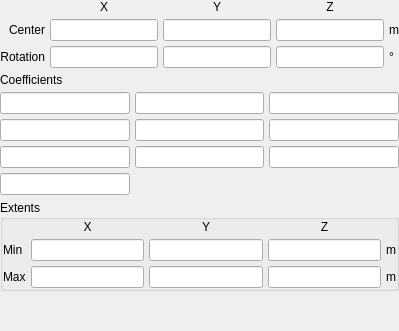
         <widget class="QWidget" name="quadric_implicit">
          <property name="font">
           <font>
            <weight>50</weight>
            <bold>false</bold>
           </font>
          </property>
          <layout class="QGridLayout" name="gridLayout_18">
           <property name="leftMargin">
            <number>0</number>
           </property>
           <property name="topMargin">
            <number>0</number>
           </property>
           <property name="rightMargin">
            <number>0</number>
           </property>
           <property name="bottomMargin">
            <number>0</number>
           </property>
           <property name="spacing">
            <number>5</number>
           </property>
           <item row="2" column="2">
            <widget class="LineEdit" name="lineedit_quadric_implicit_a2">
             <property name="font">
              <font>
               <weight>50</weight>
               <bold>false</bold>
              </font>
             </property>
            </widget>
           </item>
           <item row="4" column="0">
            <widget class="LineEdit" name="lineedit_quadric_implicit_a6">
             <property name="font">
              <font>
               <weight>50</weight>
               <bold>false</bold>
              </font>
             </property>
            </widget>
           </item>
           <item row="4" column="2">
            <widget class="LineEdit" name="lineedit_quadric_implicit_a8">
             <property name="font">
              <font>
               <weight>50</weight>
               <bold>false</bold>
              </font>
             </property>
            </widget>
           </item>
           <item row="2" column="1">
            <widget class="LineEdit" name="lineedit_quadric_implicit_a1">
             <property name="font">
              <font>
               <weight>50</weight>
               <bold>false</bold>
              </font>
             </property>
            </widget>
           </item>
           <item row="5" column="0">
            <widget class="LineEdit" name="lineedit_quadric_implicit_a9">
             <property name="font">
              <font>
               <weight>50</weight>
               <bold>false</bold>
              </font>
             </property>
            </widget>
           </item>
           <item row="4" column="1">
            <widget class="LineEdit" name="lineedit_quadric_implicit_a7">
             <property name="font">
              <font>
               <weight>50</weight>
               <bold>false</bold>
              </font>
             </property>
            </widget>
           </item>
           <item row="7" column="0">
            <spacer name="verticalSpacer_18">
             <property name="orientation">
              <enum>Qt::Vertical</enum>
             </property>
             <property name="sizeHint" stdset="0">
              <size>
               <width>20</width>
               <height>40</height>
              </size>
             </property>
            </spacer>
           </item>
           <item row="2" column="0">
            <widget class="LineEdit" name="lineedit_quadric_implicit_a0">
             <property name="font">
              <font>
               <weight>50</weight>
               <bold>false</bold>
              </font>
             </property>
            </widget>
           </item>
           <item row="3" column="0">
            <widget class="LineEdit" name="lineedit_quadric_implicit_a3">
             <property name="font">
              <font>
               <weight>50</weight>
               <bold>false</bold>
              </font>
             </property>
            </widget>
           </item>
           <item row="1" column="0">
            <widget class="QLabel" name="label_43">
             <property name="font">
              <font>
               <weight>50</weight>
               <bold>false</bold>
              </font>
             </property>
             <property name="text">
              <string>Coefficients</string>
             </property>
            </widget>
           </item>
           <item row="3" column="1">
            <widget class="LineEdit" name="lineedit_quadric_implicit_a4">
             <property name="font">
              <font>
               <weight>50</weight>
               <bold>false</bold>
              </font>
             </property>
            </widget>
           </item>
           <item row="3" column="2">
            <widget class="LineEdit" name="lineedit_quadric_implicit_a5">
             <property name="font">
              <font>
               <weight>50</weight>
               <bold>false</bold>
              </font>
             </property>
            </widget>
           </item>
           <item row="0" column="0" colspan="3">
            <widget class="QWidget" name="widget" native="true">
             <property name="font">
              <font>
               <weight>50</weight>
               <bold>false</bold>
              </font>
             </property>
             <layout class="QGridLayout" name="gridLayout_20">
              <property name="leftMargin">
               <number>0</number>
              </property>
              <property name="topMargin">
               <number>0</number>
              </property>
              <property name="rightMargin">
               <number>0</number>
              </property>
              <property name="bottomMargin">
               <number>0</number>
              </property>
              <property name="spacing">
               <number>5</number>
              </property>
              <item row="2" column="0">
               <widget class="QLabel" name="label_50">
                <property name="font">
                 <font>
                  <weight>50</weight>
                  <bold>false</bold>
                 </font>
                </property>
                <property name="text">
                 <string>&lt;html&gt;&lt;head/&gt;&lt;body&gt;&lt;p align=&quot;right&quot;&gt;Rotation&lt;/p&gt;&lt;/body&gt;&lt;/html&gt;</string>
                </property>
               </widget>
              </item>
              <item row="1" column="0">
               <widget class="QLabel" name="label_49">
                <property name="font">
                 <font>
                  <weight>50</weight>
                  <bold>false</bold>
                 </font>
                </property>
                <property name="text">
                 <string>&lt;html&gt;&lt;head/&gt;&lt;body&gt;&lt;p align=&quot;right&quot;&gt;Center&lt;/p&gt;&lt;/body&gt;&lt;/html&gt;</string>
                </property>
               </widget>
              </item>
              <item row="1" column="1">
               <widget class="LineEdit" name="lineedit_superquadric_implicit2_centerx">
                <property name="font">
                 <font>
                  <weight>50</weight>
                  <bold>false</bold>
                 </font>
                </property>
               </widget>
              </item>
              <item row="1" column="3">
               <widget class="LineEdit" name="lineedit_superquadric_implicit2_centerz">
                <property name="font">
                 <font>
                  <weight>50</weight>
                  <bold>false</bold>
                 </font>
                </property>
               </widget>
              </item>
              <item row="2" column="1">
               <widget class="LineEdit" name="lineedit_superquadric_implicit2_rotationx">
                <property name="font">
                 <font>
                  <weight>50</weight>
                  <bold>false</bold>
                 </font>
                </property>
               </widget>
              </item>
              <item row="2" column="2">
               <widget class="LineEdit" name="lineedit_superquadric_implicit2_rotationy">
                <property name="font">
                 <font>
                  <weight>50</weight>
                  <bold>false</bold>
                 </font>
                </property>
               </widget>
              </item>
              <item row="2" column="3">
               <widget class="LineEdit" name="lineedit_superquadric_implicit2_rotationz">
                <property name="font">
                 <font>
                  <weight>50</weight>
                  <bold>false</bold>
                 </font>
                </property>
               </widget>
              </item>
              <item row="0" column="2">
               <widget class="QLabel" name="label_211">
                <property name="font">
                 <font>
                  <weight>50</weight>
                  <bold>false</bold>
                 </font>
                </property>
                <property name="text">
                 <string>Y</string>
                </property>
                <property name="alignment">
                 <set>Qt::AlignCenter</set>
                </property>
               </widget>
              </item>
              <item row="0" column="3">
               <widget class="QLabel" name="label_212">
                <property name="font">
                 <font>
                  <weight>50</weight>
                  <bold>false</bold>
                 </font>
                </property>
                <property name="text">
                 <string>Z</string>
                </property>
                <property name="alignment">
                 <set>Qt::AlignCenter</set>
                </property>
               </widget>
              </item>
              <item row="0" column="1">
               <widget class="QLabel" name="label_210">
                <property name="font">
                 <font>
                  <weight>50</weight>
                  <bold>false</bold>
                 </font>
                </property>
                <property name="text">
                 <string>X</string>
                </property>
                <property name="alignment">
                 <set>Qt::AlignCenter</set>
                </property>
               </widget>
              </item>
              <item row="1" column="2">
               <widget class="LineEdit" name="lineedit_superquadric_implicit2_centery">
                <property name="font">
                 <font>
                  <weight>50</weight>
                  <bold>false</bold>
                 </font>
                </property>
               </widget>
              </item>
              <item row="1" column="4">
               <widget class="QLabel" name="label_213">
                <property name="font">
                 <font>
                  <weight>50</weight>
                  <bold>false</bold>
                 </font>
                </property>
                <property name="text">
                 <string>m</string>
                </property>
               </widget>
              </item>
              <item row="2" column="4">
               <widget class="QLabel" name="label_214">
                <property name="font">
                 <font>
                  <weight>50</weight>
                  <bold>false</bold>
                 </font>
                </property>
                <property name="text">
                 <string>°</string>
                </property>
               </widget>
              </item>
             </layout>
            </widget>
           </item>
           <item row="6" column="0" colspan="3">
            <widget class="QGroupBox" name="groupBox_2">
             <property name="font">
              <font>
               <weight>50</weight>
               <bold>false</bold>
              </font>
             </property>
             <property name="title">
              <string>Extents</string>
             </property>
             <property name="flat">
              <bool>true</bool>
             </property>
             <layout class="QGridLayout" name="gridLayout_21">
              <property name="leftMargin">
               <number>0</number>
              </property>
              <property name="topMargin">
               <number>0</number>
              </property>
              <property name="rightMargin">
               <number>0</number>
              </property>
              <property name="bottomMargin">
               <number>0</number>
              </property>
              <property name="spacing">
               <number>5</number>
              </property>
              <item row="2" column="0">
               <widget class="QLabel" name="label_53">
                <property name="font">
                 <font>
                  <weight>50</weight>
                  <bold>false</bold>
                 </font>
                </property>
                <property name="text">
                 <string>Max</string>
                </property>
               </widget>
              </item>
              <item row="1" column="1">
               <widget class="LineEdit" name="lineedit_quadric_minx">
                <property name="font">
                 <font>
                  <weight>50</weight>
                  <bold>false</bold>
                 </font>
                </property>
               </widget>
              </item>
              <item row="1" column="0">
               <widget class="QLabel" name="label_52">
                <property name="font">
                 <font>
                  <weight>50</weight>
                  <bold>false</bold>
                 </font>
                </property>
                <property name="text">
                 <string>Min</string>
                </property>
               </widget>
              </item>
              <item row="1" column="2">
               <widget class="LineEdit" name="lineedit_quadric_miny">
                <property name="font">
                 <font>
                  <weight>50</weight>
                  <bold>false</bold>
                 </font>
                </property>
               </widget>
              </item>
              <item row="1" column="4">
               <widget class="QLabel" name="label_215">
                <property name="font">
                 <font>
                  <weight>50</weight>
                  <bold>false</bold>
                 </font>
                </property>
                <property name="text">
                 <string>m</string>
                </property>
               </widget>
              </item>
              <item row="1" column="3">
               <widget class="LineEdit" name="lineedit_quadric_minz">
                <property name="font">
                 <font>
                  <weight>50</weight>
                  <bold>false</bold>
                 </font>
                </property>
               </widget>
              </item>
              <item row="2" column="1">
               <widget class="LineEdit" name="lineedit_quadric_maxx">
                <property name="font">
                 <font>
                  <weight>50</weight>
                  <bold>false</bold>
                 </font>
                </property>
               </widget>
              </item>
              <item row="2" column="2">
               <widget class="LineEdit" name="lineedit_quadric_maxy">
                <property name="font">
                 <font>
                  <weight>50</weight>
                  <bold>false</bold>
                 </font>
                </property>
               </widget>
              </item>
              <item row="2" column="3">
               <widget class="LineEdit" name="lineedit_quadric_maxz">
                <property name="font">
                 <font>
                  <weight>50</weight>
                  <bold>false</bold>
                 </font>
                </property>
               </widget>
              </item>
              <item row="2" column="4">
               <widget class="QLabel" name="label_216">
                <property name="font">
                 <font>
                  <weight>50</weight>
                  <bold>false</bold>
                 </font>
                </property>
                <property name="text">
                 <string>m</string>
                </property>
               </widget>
              </item>
              <item row="0" column="1">
               <widget class="QLabel" name="label_217">
                <property name="font">
                 <font>
                  <weight>50</weight>
                  <bold>false</bold>
                 </font>
                </property>
                <property name="text">
                 <string>X</string>
                </property>
                <property name="alignment">
                 <set>Qt::AlignCenter</set>
                </property>
               </widget>
              </item>
              <item row="0" column="2">
               <widget class="QLabel" name="label_218">
                <property name="font">
                 <font>
                  <weight>50</weight>
                  <bold>false</bold>
                 </font>
                </property>
                <property name="text">
                 <string>Y</string>
                </property>
                <property name="alignment">
                 <set>Qt::AlignCenter</set>
                </property>
               </widget>
              </item>
              <item row="0" column="3">
               <widget class="QLabel" name="label_219">
                <property name="font">
                 <font>
                  <weight>50</weight>
                  <bold>false</bold>
                 </font>
                </property>
                <property name="text">
                 <string>Z</string>
                </property>
                <property name="alignment">
                 <set>Qt::AlignCenter</set>
                </property>
               </widget>
              </item>
             </layout>
            </widget>
           </item>
          </layout>
         </widget>
